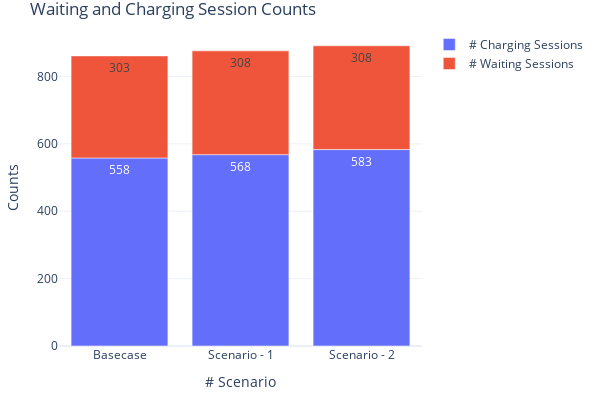

Here is the notebook cell this chart was saved with:
### Markdown cell above
#### 5.3 Charging and Waiting Sessions

### Code cell
fig = go.Figure(
    data=[
        go.Bar(
            name="# Charging Sessions",
            x=count_stats['analysis_id'],
            y=count_stats['cs_count'],
            offsetgroup=1,
            text=count_stats['cs_count'],
            textposition='auto',
        ),
        go.Bar(
            name="# Waiting Sessions",
            x=count_stats['analysis_id'],
            y=count_stats['wait_count'],
            offsetgroup=1,
            base=count_stats['cs_count'],
            text=count_stats['wait_count'],
            textposition='auto',
        )
    ],
    layout=go.Layout(
        title="Waiting and Charging Session Counts",
        yaxis_title="Counts", 
        xaxis_title="# Scenario", width=600, height=400
        
    )
)
fig.update_xaxes(type='category', tickvals=[0, 1, 2, 3], ticktext=['Basecase', 'Scenario - 1', 'Scenario - 2'])
fig.update_layout(margin=dict(l=20, r=20, t=30, b=20), uniformtext_minsize=8, uniformtext_mode='hide', template='plotly_white')
fig.show()

### Figure 1 — Plotly figure (JSON) as saved in the notebook; plotly's stock layout.template omitted (floating-point values rounded to 4 significant figures)
{"data": [{"name": "# Charging Sessions", "offsetgroup": "1", "text": [558, 568, 583], "textposition": "auto", "type": "bar", "x": [344, 343, 342], "y": [558, 568, 583]}, {"base": [558, 568, 583], "name": "# Waiting Sessions", "offsetgroup": "1", "text": [303, 308, 308], "textposition": "auto", "type": "bar", "x": [344, 343, 342], "y": [303, 308, 308]}], "layout": {"height": 400, "margin": {"b": 20, "l": 20, "r": 20, "t": 30}, "title": {"text": "Waiting and Charging Session Counts"}, "uniformtext": {"minsize": 8, "mode": "hide"}, "width": 600, "xaxis": {"autorange": true, "range": [-0.5, 2.5], "ticktext": ["Basecase", "Scenario - 1", "Scenario - 2"], "tickvals": [0, 1, 2, 3], "title": {"text": "# Scenario"}, "type": "category"}, "yaxis": {"autorange": true, "range": [0, 937.9], "title": {"text": "Counts"}, "type": "linear"}}}
